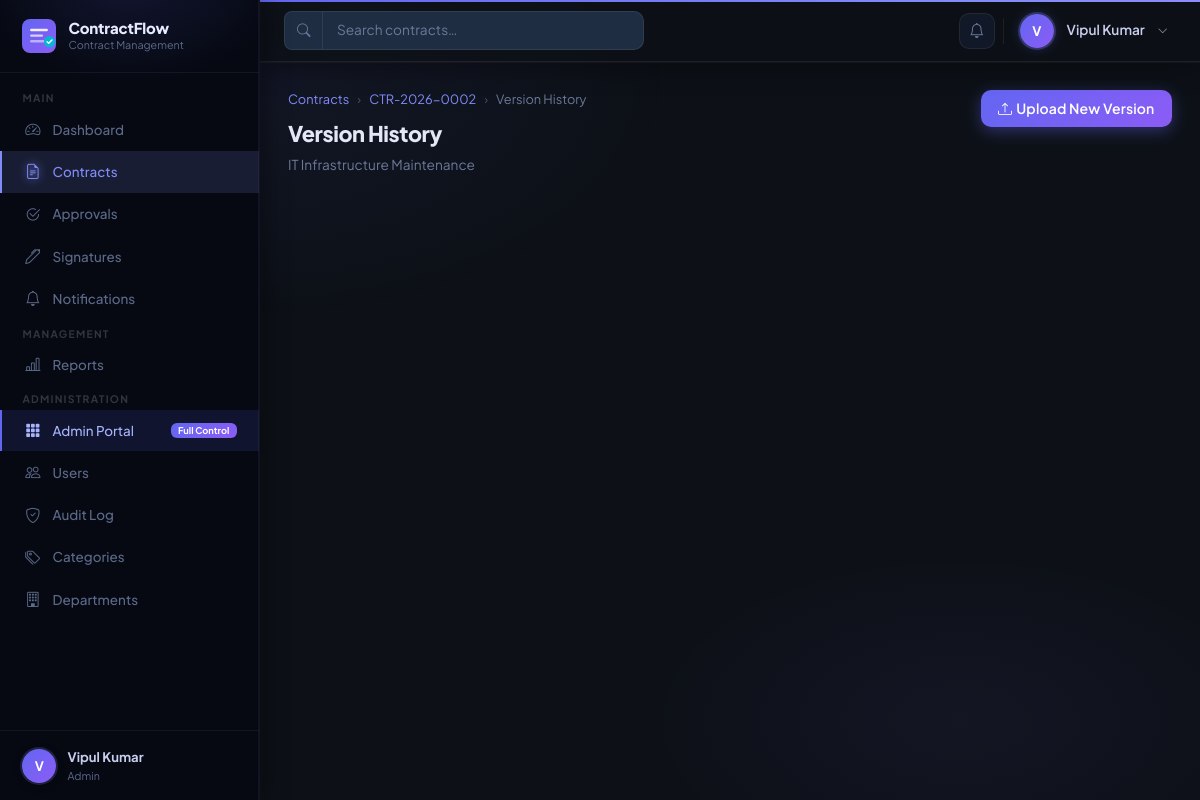
Page /contracts/2/versions/ (signed in) on the committed database.
### accounts/models.py (models this page shows, shortened)
class User(AbstractUser):
    class Role(models.TextChoices):
        ADMIN = "ADMIN", "Admin"
        MANAGER = "MANAGER", "Manager"
        EMPLOYEE = "EMPLOYEE", "Employee"
    class Status(models.TextChoices):
        ACTIVE = "ACTIVE", "Active"
        INACTIVE = "INACTIVE", "Inactive"
        SUSPENDED = "SUSPENDED", "Suspended"
    role = models.CharField(
        max_length=20,
        choices=Role.choices,
        default=Role.EMPLOYEE,
    )
    status = models.CharField(
        max_length=20,
        choices=Status.choices,
        default=Status.ACTIVE,
    )
    phone = models.CharField(max_length=20, blank=True)
    department = models.ForeignKey(
        Department,
        on_delete=models.SET_NULL,
        null=True,
        blank=True,
        related_name="users",
    )
    @property
    def is_admin(self):
        return self.role == self.Role.ADMIN
    @property
    def is_manager(self):
        return self.role == self.Role.MANAGER
    @property
    def full_name(self):
        return f"{self.first_name} {self.last_name}".strip() or self.username

### contracts/models.py (models this page shows, shortened)
class Contract(models.Model):
    class Status(models.TextChoices):
        DRAFT             = "DRAFT",             "Draft"
        UNDER_REVIEW      = "UNDER_REVIEW",      "Under Review"
        PENDING_APPROVAL  = "PENDING_APPROVAL",  "Pending Approval"
        APPROVED          = "APPROVED",          "Approved"
        PENDING_SIGNATURE = "PENDING_SIGNATURE", "Pending Signature"
        ACTIVE            = "ACTIVE",            "Active"
        EXPIRING_SOON     = "EXPIRING_SOON",     "Expiring Soon"
        EXPIRED           = "EXPIRED",           "Expired"
        RENEWED           = "RENEWED",           "Renewed"
        REJECTED          = "REJECTED",          "Rejected"
        CANCELLED         = "CANCELLED",         "Cancelled"
        ARCHIVED          = "ARCHIVED",          "Archived"
    class Priority(models.TextChoices):
        LOW      = "LOW",      "Low"
        MEDIUM   = "MEDIUM",   "Medium"
        HIGH     = "HIGH",     "High"
        CRITICAL = "CRITICAL", "Critical"
    contract_number = models.CharField(max_length=30, unique=True, editable=False)
    title           = models.CharField(max_length=255)
    contract_type   = models.ForeignKey(
        ContractCategory,
        on_delete=models.SET_NULL,
        null=True,
        blank=True,
        related_name="contracts",
    )
    description     = models.TextField(blank=True)
    party_name    = models.CharField(max_length=200, verbose_name="Party / Vendor Name")
    party_contact = models.CharField(max_length=200, blank=True, verbose_name="Party Contact Person")
    party_email   = models.EmailField(blank=True, verbose_name="Party Email")
    party_phone   = models.CharField(max_length=30, blank=True, verbose_name="Party Phone")
    department = models.ForeignKey(
        "accounts.Department",
        on_delete=models.SET_NULL,
        null=True,
        blank=True,
        related_name="contracts",
    )
    owner = models.ForeignKey(
        settings.AUTH_USER_MODEL,
        on_delete=models.SET_NULL,
        null=True,
        blank=True,
        related_name="owned_contracts",
    )
    start_date   = models.DateField()
    end_date     = models.DateField()
    renewal_date = models.DateField(null=True, blank=True)
    contract_value = models.DecimalField(max_digits=15, decimal_places=2, null=True, blank=True)
    payment_terms  = models.CharField(max_length=200, blank=True)
    status   = models.CharField(max_length=25, choices=Status.choices, default=Status.DRAFT)
    priority = models.CharField(max_length=10, choices=Priority.choices, default=Priority.MEDIUM)
    notes         = models.TextField(blank=True)
    renewal_terms = models.TextField(blank=True)
    created_by   = models.ForeignKey(
        settings.AUTH_USER_MODEL,
        on_delete=models.SET_NULL,
        null=True,
        related_name="created_contracts",
    )
    created_at   = models.DateTimeField(auto_now_add=True)
    updated_at   = models.DateTimeField(auto_now=True)
    class Meta:
        ordering = ["-created_at"]

### contracts/views.py (the view)
# urls.py: path("<int:pk>/versions/",            views.contract_versions,       name="contract_versions"),
@login_required
def contract_versions(request, pk):
    contract = _get_contract_or_403(request, pk)
    versions = contract.versions.select_related("created_by").order_by("-version_number")
    return render(request, "contracts/contract_versions.html", {
        "contract": contract,
        "versions": versions,
    })

### contracts/views.py (called while the page is built, shortened)
def _get_contract_or_403(request, pk):
    contract = get_object_or_404(Contract, pk=pk)
    _check_contract_access(request.user, contract)
    return contract

def _check_contract_access(user, contract):
    from django.core.exceptions import PermissionDenied
    if user.is_admin:
        return

### notifications/context_processors.py (called while the page is built)
def unread_notifications(request):
    if request.user.is_authenticated:
        count = Notification.objects.filter(
            recipient=request.user,
            status=Notification.Status.UNREAD,
        ).count()
        return {"unread_notification_count": count}
    return {"unread_notification_count": 0}

### templates/contracts/contract_versions.html (shortened to what this page needs)
{% extends "base.html" %}
{% block nav_contracts %}active{% endblock %}
{% block content %}
<div class="page-header">
  <div>
    <nav aria-label="breadcrumb"><ol class="breadcrumb">
      <li class="breadcrumb-item"><a href="{% url 'contracts:contract_list' %}">Contracts</a></li>
      <li class="breadcrumb-item"><a href="{% url 'contracts:contract_detail' contract.pk %}">{{ contract.contract_number }}</a></li>
      <li class="breadcrumb-item active">Version History</li>
    </ol></nav>
    <h1 class="page-title">Version History</h1>
    <p class="page-subtitle">{{ contract.title }}</p>
  </div>
  {% if request.user.is_admin or request.user.is_manager %}
  <a href="{% url 'contracts:contract_upload_version' contract.pk %}" class="btn btn-primary">
    <i class="bi bi-upload me-1"></i>Upload New Version
  </a>
  {% endif %}
</div>
{% endblock %}

### templates/base.html (shortened to what this page needs)
{% load static %}
<!DOCTYPE html>
<html lang="en">
<head>
  <link href="https://cdn.jsdelivr.net/npm/bootstrap@5.3.3/dist/css/bootstrap.min.css" rel="stylesheet">
  <link href="https://cdn.jsdelivr.net/npm/bootstrap-icons@1.11.3/font/bootstrap-icons.min.css" rel="stylesheet">
  <link href="{% static 'css/crm.css' %}" rel="stylesheet">
</head>
<body>
<div class="crm-wrapper">
  <aside class="sidebar" id="crm-sidebar">
    <a class="sidebar-brand" href="{% url 'dashboard:index' %}">
      <div>
        <div class="brand-text">ContractFlow</div>
        <div class="brand-sub">Contract Management</div>
      </div>
    </a>
    <nav class="sidebar-nav">
      <span class="nav-section-label">Main</span>
      <a class="sidebar-link {% block nav_dashboard %}{% endblock %}"
         href="{% url 'dashboard:index' %}">
        <span class="nav-icon"><i class="bi bi-speedometer2"></i></span>
        Dashboard
      </a>
      <a class="sidebar-link {% block nav_contracts %}{% endblock %}"
         href="{% url 'contracts:contract_list' %}">
        <span class="nav-icon"><i class="bi bi-file-earmark-text"></i></span>
        Contracts
      </a>
      <a class="sidebar-link {% block nav_approvals %}{% endblock %}"
         href="{% url 'approvals:approval_list' %}">
        <span class="nav-icon"><i class="bi bi-check2-circle"></i></span>
        Approvals
      </a>
      <a class="sidebar-link {% block nav_signatures %}{% endblock %}"
         href="{% url 'signatures:signature_list' %}">
        <span class="nav-icon"><i class="bi bi-pen"></i></span>
        Signatures
      </a>
      <a class="sidebar-link {% block nav_notifications %}{% endblock %}"
         href="{% url 'notifications:notification_list' %}">
        <span class="nav-icon"><i class="bi bi-bell"></i></span>
        Notifications
      </a>
      {% if request.user.is_manager or request.user.is_admin %}
      <span class="nav-section-label">Management</span>
      <a class="sidebar-link {% block nav_reports %}{% endblock %}"
         href="{% url 'reports:reports_index' %}">
        <span class="nav-icon"><i class="bi bi-bar-chart-line"></i></span>
        Reports
      </a>
      {% endif %}
      {% if request.user.is_admin %}
      <span class="nav-section-label">Administration</span>
      <a class="sidebar-link"
         href="{% url 'accounts:admin_portal' %}"
         style="background:rgba(99,102,241,.12);border-left-color:#6366f1;color:#a5b4fc;">
        <span class="nav-icon"><i class="bi bi-grid-3x3-gap-fill"></i></span>
        Admin Portal
        <span class="badge ms-auto" style="background:linear-gradient(135deg,#6366f1,#8b5cf6);color:#fff;font-size:.58rem;padding:.18rem .45rem;">Full Control</span>
      </a>
      <a class="sidebar-link {% block nav_users %}{% endblock %}"
         href="{% url 'accounts:user_list' %}">
        <span class="nav-icon"><i class="bi bi-people"></i></span>
        Users
      </a>
      <a class="sidebar-link {% block nav_audit %}{% endblock %}"
         href="{% url 'audit:audit_list' %}">
        <span class="nav-icon"><i class="bi bi-shield-check"></i></span>
        Audit Log
      </a>
      <a class="sidebar-link {% block nav_categories %}{% endblock %}"
         href="{% url 'contracts:category_list' %}">
        <span class="nav-icon"><i class="bi bi-tags"></i></span>
        Categories
      </a>
      <a class="sidebar-link {% block nav_departments %}{% endblock %}"
         href="{% url 'accounts:department_list' %}">
        <span class="nav-icon"><i class="bi bi-building"></i></span>
        Departments
      </a>
      {% endif %}
    </nav>
    <div class="sidebar-footer">
      <div class="sidebar-user">
        <div class="sidebar-avatar">{{ request.user.username|first|upper }}</div>
        <div class="sidebar-user-info">
          <div class="name">{{ request.user.full_name }}</div>
          <div class="role">{{ request.user.get_role_display }}</div>
        </div>
      </div>
    </div>
  </aside>
  <div class="main-area">
    <header class="topbar">
      <form class="topbar-search d-none d-md-flex"
            action="{% url 'contracts:contract_list' %}"
            method="get">
        <div class="input-group">
          <span class="input-group-text rounded-start-3 border-end-0">
            <i class="bi bi-search" style="font-size:.85rem;"></i>
          </span>
          <input type="text" name="search" class="form-control"
                 placeholder="Search contracts…"
                 value="{{ request.GET.search|default:'' }}">
        </div>
      </form>
      <div class="topbar-actions">
        <a href="{% url 'notifications:notification_list' %}" class="btn-icon" title="Notifications">
          <i class="bi bi-bell"></i>
        </a>
        <div class="dropdown">
          <div class="topbar-user" data-bs-toggle="dropdown" aria-expanded="false">
            <div class="topbar-avatar">{{ request.user.username|first|upper }}</div>
            <span class="d-none d-md-inline ms-1"
                  style="font-size:.855rem;font-weight:600;color:#c8ceee;">
              {{ request.user.full_name }}
            </span>
            <i class="bi bi-chevron-down ms-1 d-none d-md-inline"
               style="font-size:.65rem;color:#9ca3af;"></i>
          </div>
        </div>
      </div>
    </header>
    <main class="page-content" style="position:relative;z-index:1;">
      {% block content %}{% endblock %}
    </main>
  </div>
</div>
</body>
</html>

### rows in the picture
User: user.username|first "V", user.full_name "Vipul Kumar", user.role "Admin"
Contract: contract_number "CTR-2026-0002", title "IT Infrastructure Maintenance"
